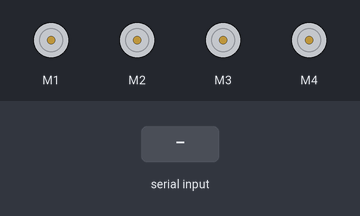
A sketch run on a simulated Arduino Uno, built with avr-gcc and run on an emulated ATmega328P. Parts: 4 × DC motor (green arrow = forward, orange = backward, longer = faster). The inputs (shaded band) are chosen by the test bench.

Above: at 1.2 s.
1.3 s: "90 45\n" received over Serial
At 2.1 s:
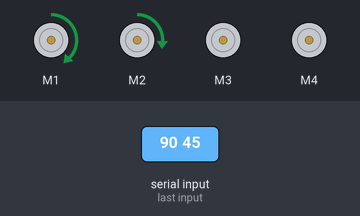
2.8 s: byte 32 (' ') received over Serial
At 3.1 s:
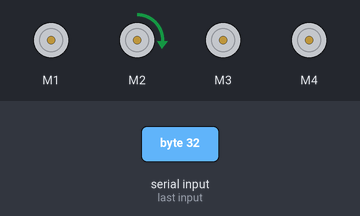
4.3 s: "30 150\n" received over Serial
At 5.5 s:
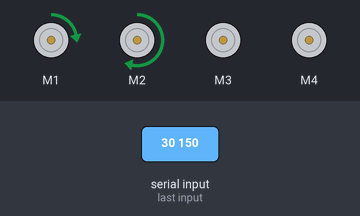
5.8 s: "0\n" received over Serial
At 6.6 s:
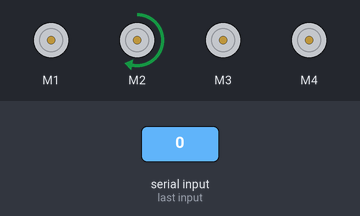
7.3 s: "90\n" received over Serial
At 7.8 s:
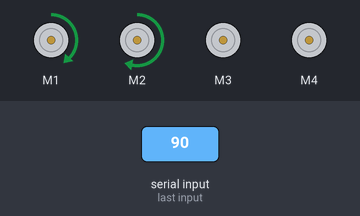
8.8 s: "200\n" received over Serial
At 10.2 s:
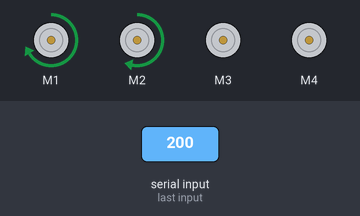
Timing chart, 0 to 11.3 s (numbered marks = the images above; inputs shaded):
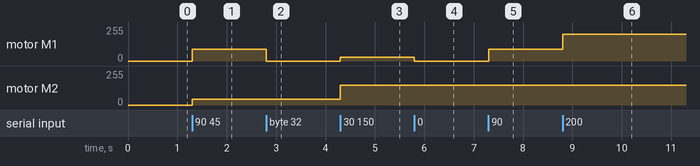

Measured:
- after the input at 1.3 s, motor M1: stopped → forward 90/255 at once; motor M2: stopped → forward 45/255 at once
- after the input at 2.8 s, motor M1: forward 90/255 → stopped at once
- after the input at 4.3 s, motor M1: stopped → forward 30/255 at once; motor M2: forward 45/255 → forward 150/255 at once
- after the input at 5.8 s, motor M1: forward 30/255 → stopped at once
- after the input at 7.3 s, motor M1: stopped → forward 90/255 at once
- after the input at 8.8 s, motor M1: forward 90/255 → forward 200/255 at once

The sketch:

FacePush_4Thermo.ino
```cpp
#include <Wire.h>
#include <Adafruit_MotorShield.h>
#define SERIAL_BAUD 115200

//All Thermal Parameter
int AllThermo_Parameters[4];// Down L R UP L R

//Read String Parameter
String ReadString_Input = "";

Adafruit_MotorShield AFMS = Adafruit_MotorShield();
Adafruit_DCMotor *DownLThermal = AFMS.getMotor(1);
Adafruit_DCMotor *DownRThermal = AFMS.getMotor(2);
Adafruit_DCMotor *UpLThermal = AFMS.getMotor(3);
Adafruit_DCMotor *UpRThermal = AFMS.getMotor(4);

// Thermal default setting(Thermal，Rotary Encoder，PID)
int DownLThermal_Speed = 0;
int DownRThermal_Speed = 0;
int UpLThermal_Speed = 0;
int UpRThermal_Speed = 0;

void setup()
{
  Serial.begin(SERIAL_BAUD);
  AFMS.begin();
}

void loop()
{
  //Read Data and Handle Data
  int i = 0;
  while(Serial.available())
  {
    char c = Serial.read();
    if (c == ' ' || c == '\n')
    {
      AllThermo_Parameters[i] = ReadString_Input.toInt();
      i++;
      ReadString_Input = "";
    }
    else
    {
      ReadString_Input += c;
    }
    ThermalControl( AllThermo_Parameters[0], DownLThermal, "DownLThermal");
    ThermalControl( AllThermo_Parameters[1], DownRThermal, "DownRThermal");
    ThermalControl( AllThermo_Parameters[2], UpLThermal, "UpLThermal");
    ThermalControl( AllThermo_Parameters[3], UpRThermal, "UpRThermal");
    Serial.flush();
  }
}

void ThermalControl(int output, Adafruit_DCMotor *thermal, String temp)  //負責決定傳什麼訊號給制冷晶片
{

    if (output > 0) //正轉CW
    {
      thermal->setSpeed(abs(output));
      thermal->run(FORWARD);
    }
    else if (output < 0) //逆轉CCW
    {
      thermal->setSpeed(abs(output));
      thermal->run(BACKWARD);
    }
    else if (output == 0)//停止
    {
      thermal->setSpeed(abs(output));
      thermal->run(RELEASE);
    }
}
```
